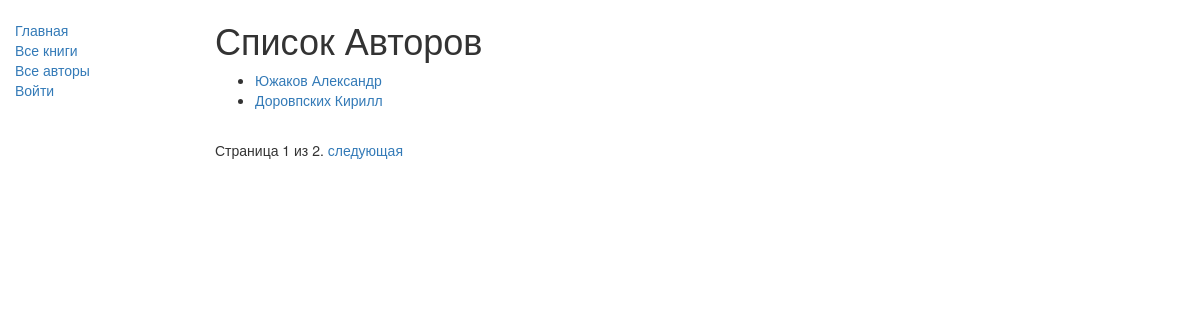
Page /catalog/authors/ on the earlier database version.
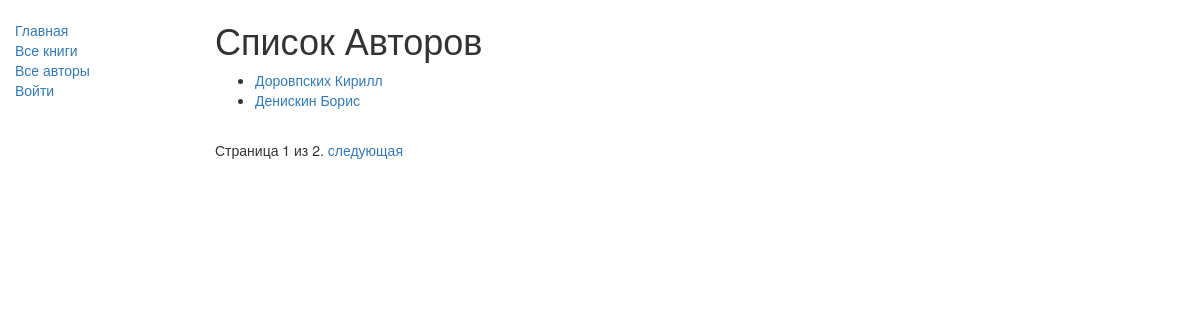
Same page on the later database version.
### catalog/models.py (models this page shows, shortened)
class Author(models.Model):
    first_name = models.CharField(max_length=100)
    last_name = models.CharField(max_length=100)
    date_of_birth = models.DateField(null=True, blank=True)
    date_of_death = models.DateField('Died', null=True, blank=True)
    def get_absolute_url(self):
        return reverse('author-detail', args=[str(self.id)])

### catalog/views.py (the view)
class AuthorListView(generic.ListView):
    model = Author
    paginate_by = 2

### catalog/templates/catalog/author_list.html
{% extends "base_generic.html" %}
{% block content %}
    <h1>Список Авторов</h1>
    {% if author_list %}
    <ul>
      {% for author in author_list %}
      <li>
        <a href="{{ author.get_absolute_url }}">{{ author.last_name }} {{ author.first_name }}</a>
      </li>
      {% endfor %}
    </ul>
    {% else %}
      <p>Авторы отсутствуют.</p>
    {% endif %}
{% endblock %}

Differences in the rows shown:
removed Author: last_name "Южаков", first_name "Александр"
now on this page (row unchanged): Author: last_name "Денискин", first_name "Борис"
